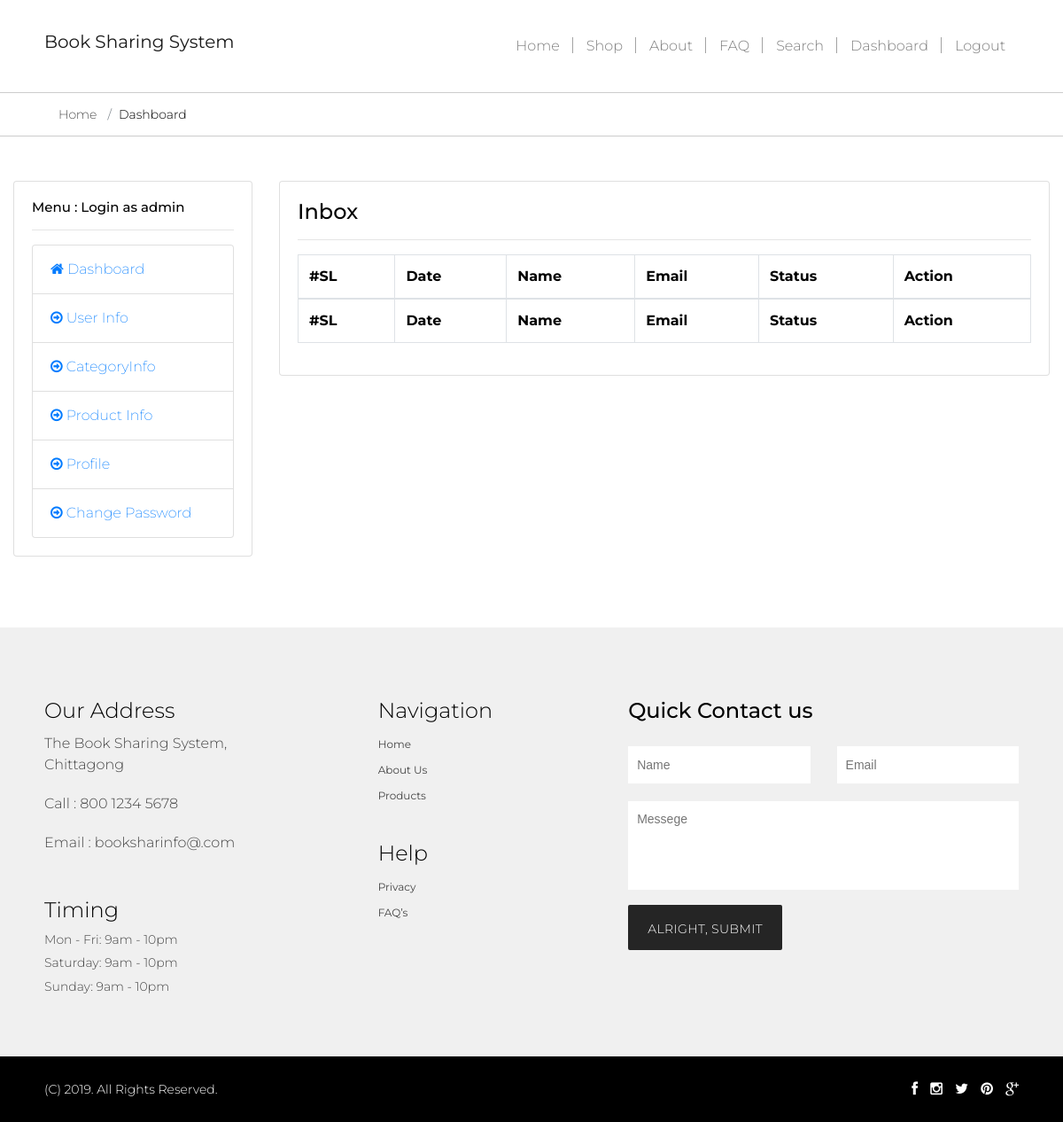
Page /inbox.php (signed in) on the earlier database version.
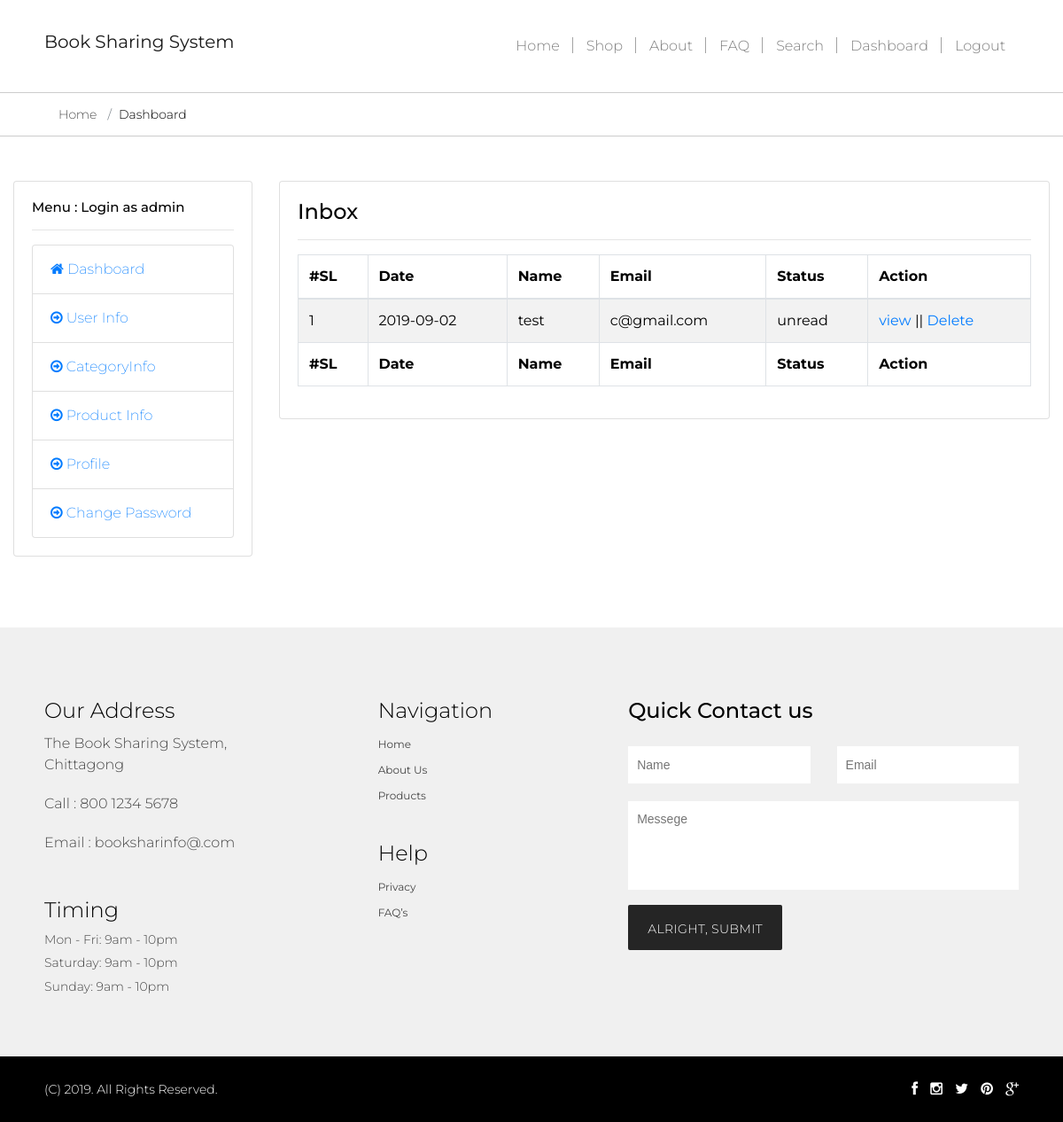
Same page on the later database version.
### tables this page shows
CREATE TABLE IF NOT EXISTS `tbinbox` (
  `iAutoId` int(11) NOT NULL AUTO_INCREMENT,
  `vName` varchar(50) NOT NULL,
  `vEmail` varchar(50) NOT NULL,
  `vMessage` varchar(5000) NOT NULL,
  `vStatus` varchar(50) NOT NULL DEFAULT 'unread',
  `dDate` date NOT NULL,
  PRIMARY KEY (`iAutoId`)
);

### lib/Database.php (called while the page is built, shortened)
<?php
Class Database{
  public $host   = DB_HOST;
  public $pass   = DB_PASS;
  public $user   = DB_USER;
  public $dbname = DB_NAME;
  public $link;
  private function connectDB()
  {
    $this->link = new mysqli($this->host, $this->user, $this->pass, $this->dbname);
    mysqli_query($this->link,"SET CHARACTER SET utf8");
    mysqli_query($this->link,"SET SESSION collation_connection ='utf8_general_ci'");
  }
  public function select($query){
    $result = $this->link->query($query) or die($this->link->error.__LINE__);
    if($result->num_rows > 0){
      return $result;
    }
    else {
      return false;
    }
  }
}

### inbox.php (the view, shortened to what this page needs)
<?php
	include 'inc/header.php';
?>
<?php
	include 'inc/dashboardSidebar.php';
?>
    <div class="col-xs-9 col-sm-9 col-md-9 col-lg-9">
        <div class="card">
            <div class="card-body">
                <h4 class="card-title">Inbox</h4>
                <hr>
              <div class="panel-body">
                <table id="example" class="table table-striped table-bordered" style="width:100%">
                    <thead>
                        <tr>
                            <th>#SL</th>
                            <th>Date</th>
                            <th>Name</th>
                            <th>Email</th>
                            <th>Status</th>
                            <th>Action</th>
                        </tr>
                    </thead>
                    <tbody>
                        <?php
                        $query="select iAutoId, vName, vEmail, vMessage, vStatus, dDate from tbInbox";
                        $selectData=$db->select($query);
                        if($selectData)
                        {
                            $i=1;
                            while($result=$selectData->fetch_assoc())
                            {
                        ?>
                            <tr>
                                <td><?php echo $i; ?></td>
                                <td><?php echo $result['dDate']; ?></td>
                                <td><?php echo $result['vName']; ?></td>
                                <td><?php echo $result['vEmail']; ?></td>
                                <td><?php echo $result['vStatus']; ?></td>
                                <td><a href="message.php?id=<?php echo $result['iAutoId'];?>">view</a> || <a onclick="return confirm('Are you sure to Delete! ');" href="messageDelete.php?deleteid=<?php echo $result['iAutoId'];?>">Delete</a></td>
                            </tr>
                           <?php $i++;
                            }
                        }
                    ?>
                    </tbody>
                    <tfoot>
                        <tr>
                            <th>#SL</th>
                            <th>Date</th>
                            <th>Name</th>
                            <th>Email</th>
                            <th>Status</th>
                            <th>Action</th>
                        </tr>
                    </tfoot>
                </table>
            </div>
        </div>
    </div>
<?php
	include 'inc/dashboardFooter.php';
	include 'inc/footer.php';
?>

Differences in the rows shown:
added tbinbox: dDate "2019-09-02", vName "test", vEmail "c@gmail.com", vStatus "unread"
